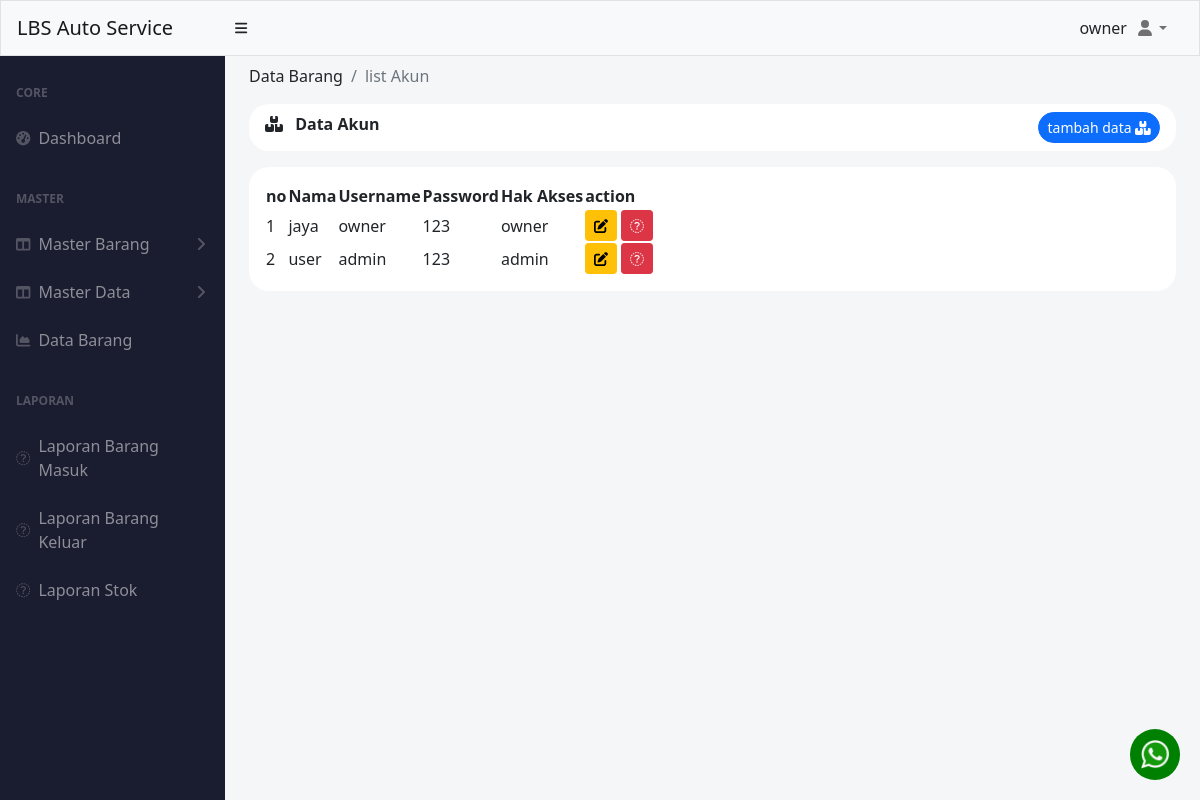
/index.php?menu=akun (signed in), run on the app's committed database.
### tables this page shows
CREATE TABLE `users` (
  `id` int(11) NOT NULL,
  `nama` varchar(50) NOT NULL,
  `username` varchar(50) NOT NULL,
  `password` varchar(255) NOT NULL,
  `hak_akses` enum('owner','admin','super admin') NOT NULL
);

### pages/akun/index.php (the view, shortened to what this page needs)
<?php
include './koneksi.php';
$query = mysqli_query($conn, "SELECT * FROM users")
?>
<div class="container-fluid px-4 ">
    <ol class="breadcrumb pt-2">
        <li class="breadcrumb-item ">Data Barang</li>
        <li class="breadcrumb-item active">list Akun</li>
    </ol>
    <div class="mb-4">
        <div class="card-header clearfix mb-3" style="border-radius: 20px ;background-color: white; border:0px;">
            <i class="fa-solid fa-boxes-stacked"></i>
            <span class="ms-2 fw-bolder"> Data Akun</span>
            <a href="index.php?akun=add" class="btn btn-sm btn-primary float-end rounded-pill">
                tambah data <i class="fa-solid fa-boxes-stacked"></i>
            </a>
        </div>
        <div class="p-3  bg-white " style="border-radius: 20px; ">
            <table id="datatablesSimple" style="border-color: white;">
                <thead class="">
                    <tr>
                        <th>no</th>
                        <th>Nama</th>
                        <th>Username</th>
                        <th>Password</th>
                        <th>Hak Akses</th>
                        <th>action</th>
                    </tr>
                </thead>
                <tbody>
                    <?php
                    $i = 1;
                    while ($data = mysqli_fetch_assoc($query)) :
                    ?>
                        <tr>
                            <td><?= $i++ ?></td>
                            <td><?= $data['nama']  ?></td>
                            <td><?= $data['username']  ?></td>
                            <td><?= $data['password']  ?></td>
                            <td><?= $data['hak_akses']  ?></td>
                            <td class="text-center">
                                <a href="index.php?akun=edit&id=<?= $data['id']; ?>" class="btn btn-sm btn-warning">
                                    <i class="fa-solid fa-pen-to-square"></i>
                                </a>
                                <a href="index.php?akun=delete&id=<?= $data['id']; ?>" onclick="confirmDelete(event)" class="btn btn-sm btn-danger" id="delete-alert">
                                    <i class="fa-sharp fa-solid fa-trash"></i>
                                </a>
                            </td>
                        </tr>
                    <?php
                    endwhile;
                    ?>
                </tbody>
            </table>
        </div>
    </div>
</div>

### data on the page
users: nama "jaya", username "owner", password "123", hak_akses "owner"
users: nama "user", username "admin", password "123", hak_akses "admin"

### other printed values
$varSession['username'] "owner"
